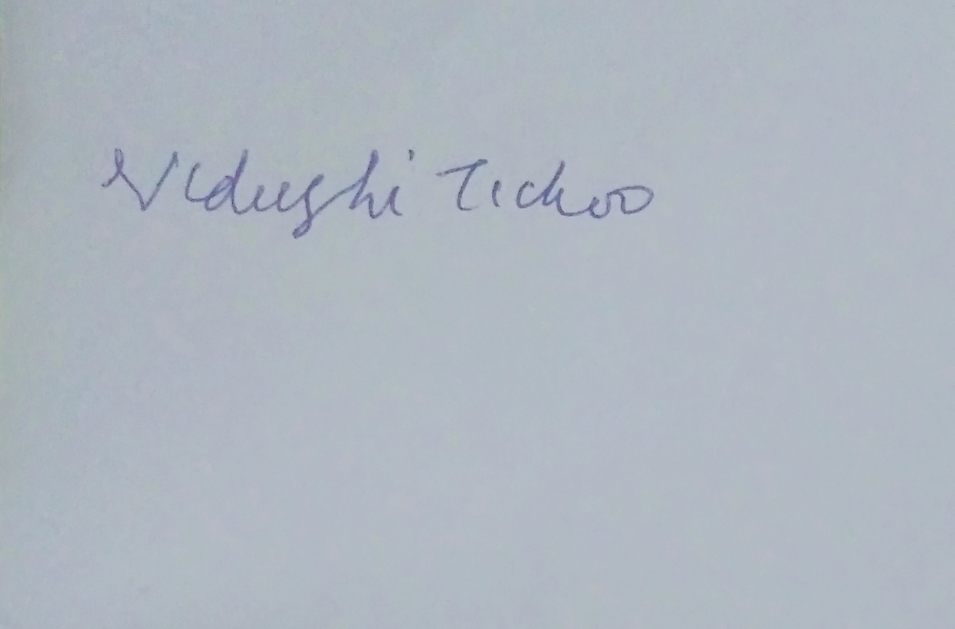
#> input picture dataset/person1/forged/1.jpg, 1909 x 1258 px, found by its file name (shown at 1/2 size)
$ python enhanced_preprocess.py
#> lines starting #> are read from the running program, lines starting #| are printed output that depends on the picture; after the words box and inside, x2 and y2 are one past the last pixel; in counts of white or black regions, pixels touching at a corner belong together
# enhanced_preprocess.py
import cv2
import numpy as np
from PIL import Image
import os

def enhanced_signature_preprocess(image_path, target_size=(128, 128)):
    """
    Enhanced preprocessing specifically designed for signature images
    Handles noise, poor lighting, and background removal
    """
#> called with target_size = (128, 128)
    # Load the image
    image = cv2.imread(image_path, cv2.IMREAD_GRAYSCALE)
#> image: shape (1258, 1909); min 62, max 205, mean 181.3

    if image is None:
        raise ValueError(f"Could not load image from {image_path}")

    print(f"📥 Loaded image: {image.shape}")
#| 📥 Loaded image: (1258, 1909)

    # Step 1: Initial noise reduction
    # Apply bilateral filter to preserve edges while removing noise
    image = cv2.bilateralFilter(image, 9, 75, 75)
    print("✨ Applied bilateral filtering for noise reduction")

    # Step 2: Background estimation and removal
    # Estimate background using morphological operations
    kernel = cv2.getStructuringElement(cv2.MORPH_ELLIPSE, (20, 20))
    background = cv2.morphologyEx(image, cv2.MORPH_CLOSE, kernel)
    background = cv2.medianBlur(background, 21)

    # Subtract background
    diff = cv2.subtract(background, image)
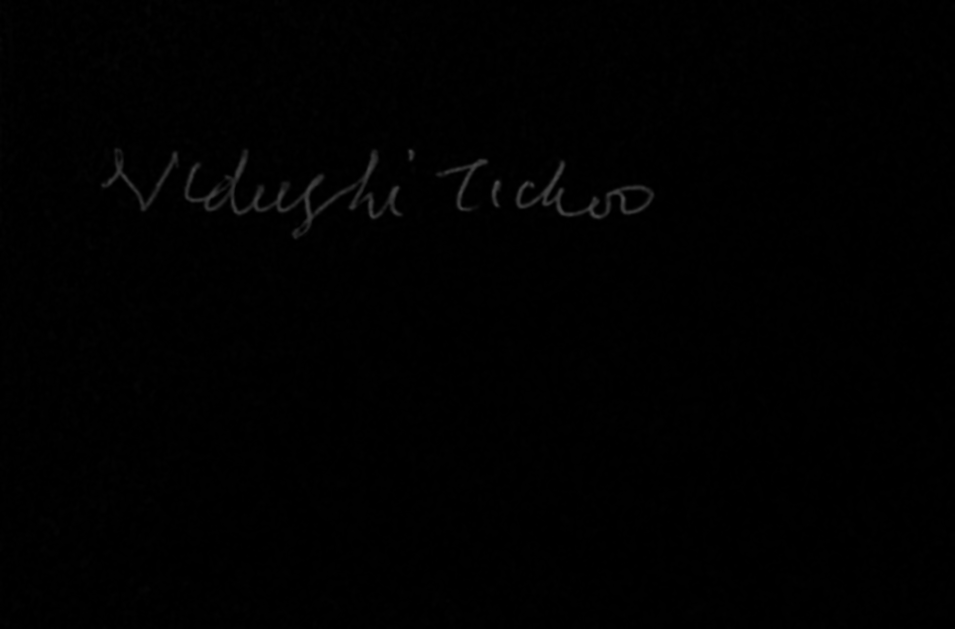
#> diff: shape (1258, 1909) (shown at 1/2 size); min 0, max 78, mean 1
    print("🧹 Removed background texture")

    # Step 3: Adaptive thresholding (handles uneven lighting)
    # This is the key improvement for your lighting issues
    binary = cv2.adaptiveThreshold(
        diff,
        255,
        cv2.ADAPTIVE_THRESH_GAUSSIAN_C,
        cv2.THRESH_BINARY,
        15,  # Block size - smaller = better for fine details
        5    # Constant subtracted from mean
    )
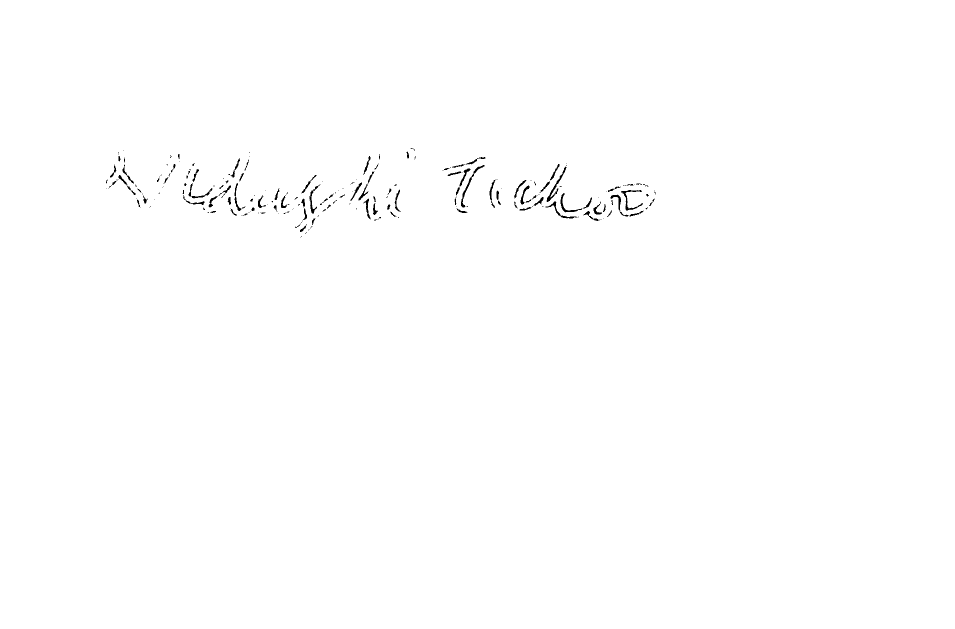
#> binary: shape (1258, 1909) (shown at 1/2 size); 99.6% white; 238 black regions (145 under 20 px), largest, box (x1, y1, x2, y2) and area: (1093, 333, 1133, 404) 374, (922, 330, 970, 415) 371, (1242, 380, 1286, 421) 345
    print("🎯 Applied adaptive thresholding")

    # Step 4: Morphological cleanup
    # Remove small noise and connect broken strokes
    kernel_small = cv2.getStructuringElement(cv2.MORPH_ELLIPSE, (2, 2))
    kernel_medium = cv2.getStructuringElement(cv2.MORPH_ELLIPSE, (3, 3))

    # Remove small noise dots
    binary = cv2.morphologyEx(binary, cv2.MORPH_OPEN, kernel_small)
#> binary: shape (1258, 1909); 99.6% white; 170 black regions (84 under 20 px), largest, box (x1, y1, x2, y2) and area: (1094, 333, 1134, 405) 384, (923, 331, 970, 416) 369, (1122, 387, 1185, 425) 354
    # Connect nearby strokes
    binary = cv2.morphologyEx(binary, cv2.MORPH_CLOSE, kernel_medium)
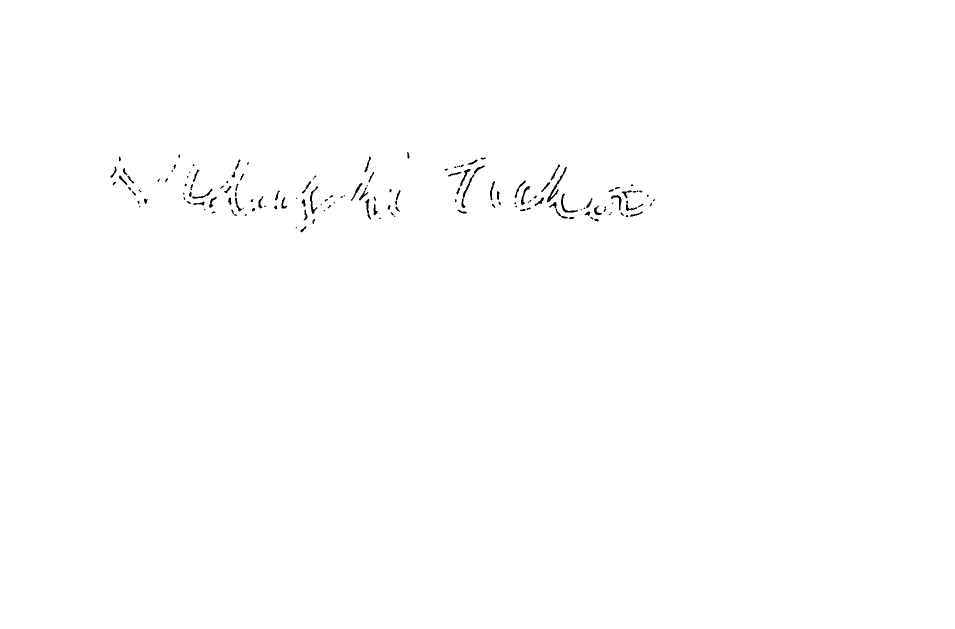
#> binary: shape (1258, 1909) (shown at 1/2 size); 99.7% white; 148 black regions (51 under 20 px), largest, box (x1, y1, x2, y2) and area: (1094, 334, 1134, 405) 379, (923, 348, 949, 416) 261, (620, 373, 637, 428) 242
    print("🔧 Applied morphological cleanup")

    # Step 5: Find and extract signature region
    contours, _ = cv2.findContours(binary, cv2.RETR_EXTERNAL, cv2.CHAIN_APPROX_SIMPLE)
#> contours = [[[0, 0], [0, 1257], [1908, 1257], [1908, 0]]]

    if contours:
        # Find the largest contour (likely the signature)
        largest_contour = max(contours, key=cv2.contourArea)
#> largest_contour = [[0, 0], [0, 1257], [1908, 1257], [1908, 0]]

        # Create mask for signature only
        mask = np.zeros_like(image)
        cv2.fillPoly(mask, [largest_contour], 255)
#> mask: shape (1258, 1909); every value is 255

        # Apply mask to get clean signature
        cleaned = cv2.bitwise_and(diff, mask)
        print("✂️ Extracted signature region")
    else:
        # Fallback if no contours found
        cleaned = diff
        print("⚠️ No contours found, using diff image")

    # Step 6: Final enhancement
    # Enhance contrast of the signature
    cleaned = cv2.normalize(cleaned, None, 0, 255, cv2.NORM_MINMAX)

    # Apply CLAHE (Contrast Limited Adaptive Histogram Equalization)
    clahe = cv2.createCLAHE(clipLimit=3.0, tileGridSize=(8,8))
    enhanced = clahe.apply(cleaned.astype(np.uint8))
    print("🌈 Enhanced signature contrast")

    # Step 7: Resize to target size
    resized = cv2.resize(enhanced, target_size, interpolation=cv2.INTER_AREA)
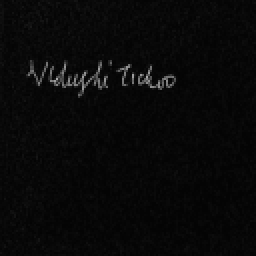
#> resized: shape (128, 128) (shown 2 times larger); min 4, max 173, mean 8.9

    # Step 8: Convert to model format (0-1 range, add channel dimension)
    final = resized.astype(np.float32) / 255.0
    final = np.expand_dims(final, axis=-1)

    print(f"✅ Final processed shape: {final.shape}")
#| ✅ Final processed shape: (128, 128, 1)
    return final

def visualize_preprocessing_steps(image_path):
    """
    Show all preprocessing steps for debugging
    """
    # Load original
    original = cv2.imread(image_path, cv2.IMREAD_GRAYSCALE)

    # Apply each step and save intermediate results
    steps = [
        ("1_original", original),
        ("2_bilateral_filtered", cv2.bilateralFilter(original, 9, 75, 75)),
    ]

    # Background removal step
    kernel = cv2.getStructuringElement(cv2.MORPH_ELLIPSE, (20, 20))
    background = cv2.morphologyEx(original, cv2.MORPH_CLOSE, kernel)
    background = cv2.medianBlur(background, 21)
    diff = cv2.subtract(background, original)
    steps.append(("3_background_removed", diff))

    # Thresholding
    binary = cv2.adaptiveThreshold(diff, 255, cv2.ADAPTIVE_THRESH_GAUSSIAN_C,
                                  cv2.THRESH_BINARY, 15, 5)
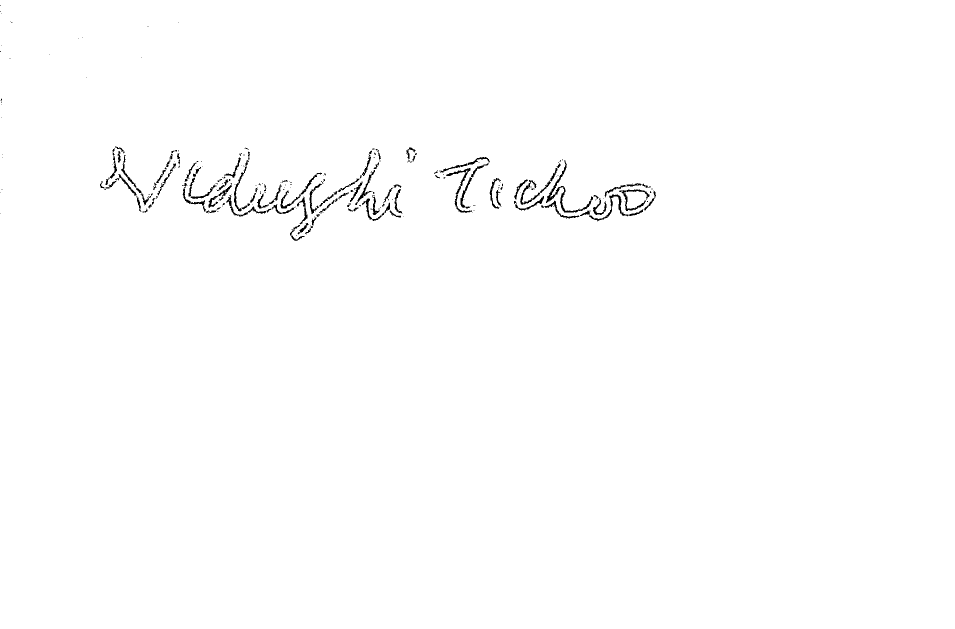
#> binary: shape (1258, 1909) (shown at 1/2 size); 99.3% white; 286 black regions (177 under 20 px), largest, box (x1, y1, x2, y2) and area: (1092, 321, 1186, 426) 960, (1160, 389, 1257, 443) 621, (892, 336, 944, 426) 592
    steps.append(("4_adaptive_threshold", binary))

    # Morphological operations
    kernel_small = cv2.getStructuringElement(cv2.MORPH_ELLIPSE, (2, 2))
    kernel_medium = cv2.getStructuringElement(cv2.MORPH_ELLIPSE, (3, 3))
    cleaned = cv2.morphologyEx(binary, cv2.MORPH_OPEN, kernel_small)
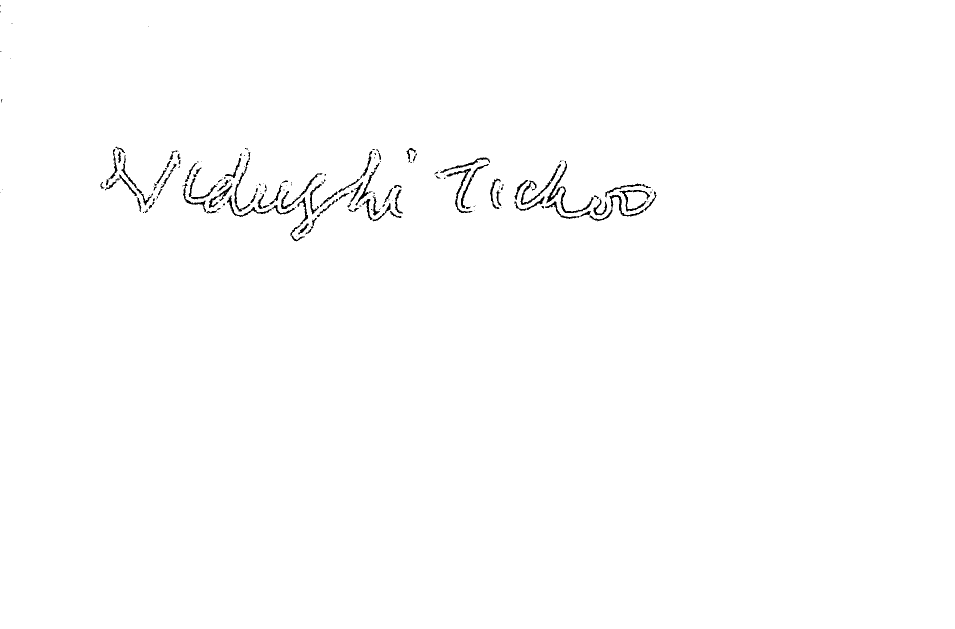
#> cleaned: shape (1258, 1909) (shown at 1/2 size); 99.3% white; 173 black regions (87 under 20 px), largest, box (x1, y1, x2, y2) and area: (1093, 322, 1187, 426) 961, (1160, 383, 1313, 443) 869, (1041, 328, 1122, 410) 681
    cleaned = cv2.morphologyEx(cleaned, cv2.MORPH_CLOSE, kernel_medium)
#> cleaned: shape (1258, 1909); 99.4% white; 195 black regions (68 under 20 px), largest, box (x1, y1, x2, y2) and area: (893, 337, 942, 426) 562, (1239, 380, 1300, 423) 499, (1041, 361, 1102, 410) 496
    steps.append(("5_morphology_cleaned", cleaned))

    # Final enhancement
    clahe = cv2.createCLAHE(clipLimit=3.0, tileGridSize=(8,8))
    enhanced = clahe.apply(diff.astype(np.uint8))
    steps.append(("6_final_enhanced", enhanced))

    # Save all steps
    for name, img in steps:
        if len(img.shape) == 2:  # Grayscale
            cv2.imwrite(f"{name}.png", img)
        else:  # Already colored
            cv2.imwrite(f"{name}.png", img)
#> this loop made 6 passes
#> name on passes 1 to 6: '1_original', '2_bilateral_filtered', '3_background_removed', '4_adaptive_threshold', '5_morphology_cleaned', '6_final_enhanced'

    print("📸 Saved all preprocessing steps as separate images")

# Test function
def test_enhanced_preprocessing():
    """Test the enhanced preprocessing"""
    genuine_path = "dataset/person1/Original signatures/1.jpg"
    forged_path = "dataset/person1/Forged signatures/1.jpg"

    print("🔬 TESTING ENHANCED PREPROCESSING")
    print("=" * 50)

    if os.path.exists(genuine_path):
        print(f"\n📄 Processing genuine signature: {genuine_path}")
        processed = enhanced_signature_preprocess(genuine_path)
        display_img = (processed.squeeze() * 255).astype(np.uint8)
        cv2.imwrite("enhanced_genuine_test.png", display_img)
        print("✅ Enhanced genuine signature saved!")

        # Also save step-by-step visualization
        visualize_preprocessing_steps(genuine_path)
        print("📊 Preprocessing steps saved as separate images")

    if os.path.exists(forged_path):
        print(f"\n📄 Processing forged signature: {forged_path}")
        processed = enhanced_signature_preprocess(forged_path)
#> call 2 of enhanced_signature_preprocess, with image_path = 'dataset/person1/Forged signatures/1.jpg', target_size = (128, 128)
#| 📥 Loaded image: (1258, 1909)
#> in enhanced_signature_preprocess (call 2), `kernel = cv2.getStructuringElement(cv2.MORPH_ELLIPSE, (20, 20))`:
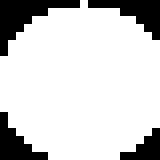
#> kernel: shape (20, 20) (shown 8 times larger); values 0 (black) and 1 (white), 81.2% white; 4 black regions (2 under 20 px), largest, box (x1, y1, x2, y2) and area: (0, 0, 10, 7) 27, (11, 0, 20, 5) 20
#> in enhanced_signature_preprocess (call 2), `kernel_small = cv2.getStructuringElement(cv2.MORPH_ELLIPSE, (2, 2))`: kernel_small = [[0, 1], [1, 1]]
#> in enhanced_signature_preprocess (call 2), `kernel_medium = cv2.getStructuringElement(cv2.MORPH_ELLIPSE, (3, 3))`: kernel_medium = [[0, 1, 0], [1, 1, 1], [0, 1, 0]]
#| ✅ Final processed shape: (128, 128, 1)
        display_img = (processed.squeeze() * 255).astype(np.uint8)
        cv2.imwrite("enhanced_forged_test.png", display_img)
        print("✅ Enhanced forged signature saved!")

if __name__ == "__main__":
    test_enhanced_preprocessing()
